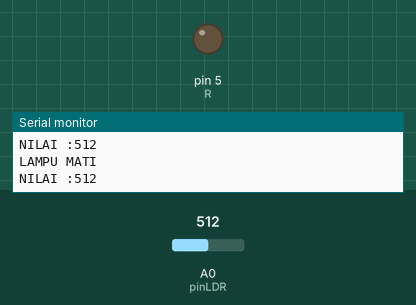
Bench run of a sketch on a simulated Arduino Uno, built with avr-gcc and run on an emulated ATmega328P. On the bench: output pins drawn as LEDs (lit = HIGH), the last lines printed to the serial monitor. Inputs (shaded band) come from the test bench; at power-on: A0 (pinLDR) = 512.

Above: at 1.2 s.
1.3 s: A0 (pinLDR) set to 585
2.8 s: A0 (pinLDR) set to 607
At 3.1 s:
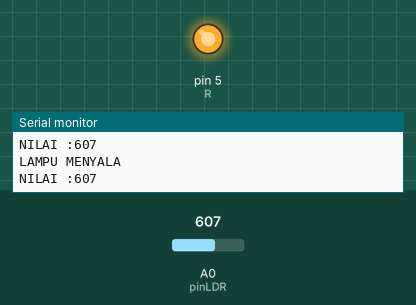
4.3 s: A0 (pinLDR) set to 0
At 4.7 s:
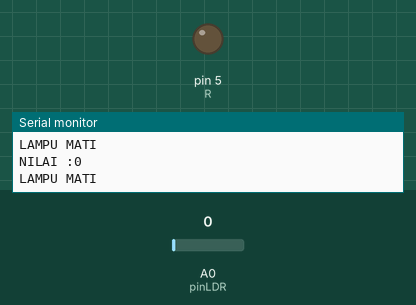
Timing chart, 0 to 7.3 s (numbered marks = the images above; inputs shaded):
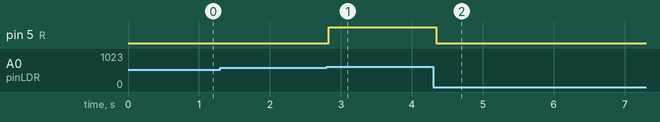

Measured:
- the behaviour switches between 600 and 601 on A0 (pinLDR) (found by bisection; images 0 and 1)
- after the input at 2.8 s, pin 5 (R): LOW → HIGH at once
- after the input at 4.3 s, pin 5 (R): HIGH → LOW at once

The sketch:

1.Sensor_LDR.ino
```cpp
//INISIALISASI
int pinLDR =A0;
int R=5;

void setup() {
  Serial.begin(9600);
  pinMode(R,OUTPUT);
}

void loop() {
  //BACA SENSOR
  int bacaLDR=analogRead(pinLDR);

  //PRINT SERIAL
  Serial.print("NILAI :");
  Serial.print(bacaLDR);
  Serial.println();

  //LOGIKA
  if(bacaLDR > 600){
    Serial.println("LAMPU MENYALA");
    digitalWrite(R,HIGH);
  }
  else{
    Serial.println("LAMPU MATI");
    digitalWrite(R,LOW);
  }
}
```
